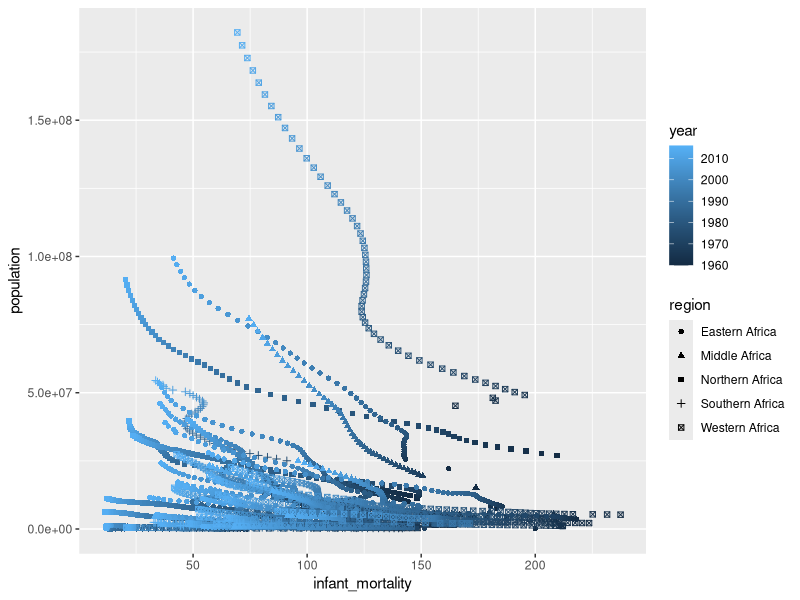
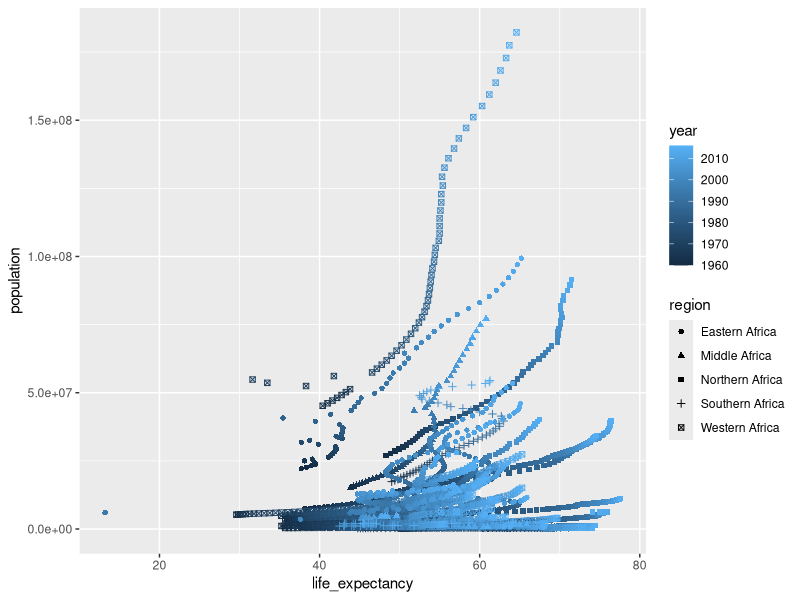
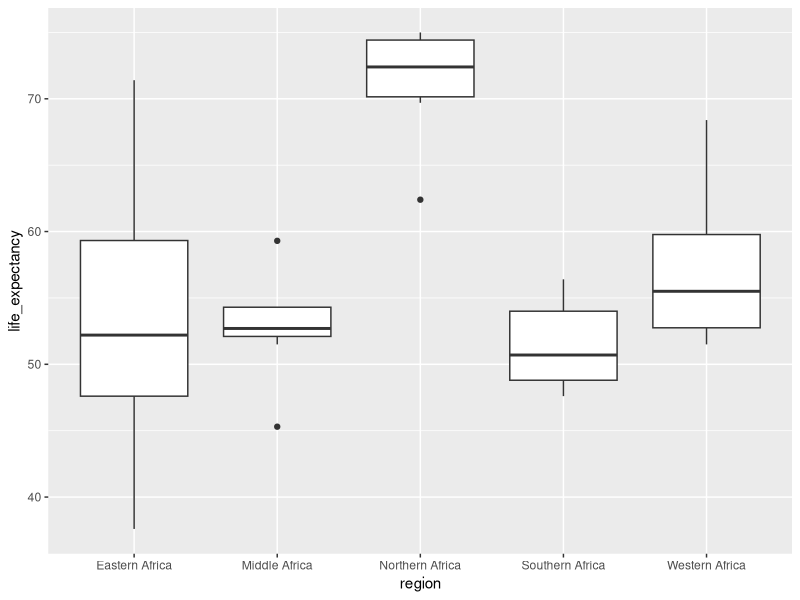

These figures' R source, in order:
## ---- chunk 1
library(dslabs)
#library(gapminder)
library(tidyverse)
#summary(data(gapminder))
### above is what caused my weird data

#look at help files for gapminder
#help(gapminder)
#overview of data structure
str(gapminder)
#summary of data
summary(gapminder)
#determine type of object gapminder is
class(gapminder)

## ---- chunk 2
library(tidyverse)
library(dplyr)
## ---- chunk 3
africadata<-gapminder%>%
  filter(continent=="Africa")
## ---- chunk 4
str(africadata)
summary(africadata)
class(africadata)
## ---- chunk 5
Ainfant_mortality<-africadata%>%
  select(infant_mortality)
str(Ainfant_mortality)
summary(Ainfant_mortality)
Alife_expectancy<-africadata%>%
  select(life_expectancy)
str(Alife_expectancy)
summary(Alife_expectancy)
## ---- chunk 6
africadata%>%
  ggplot(aes(infant_mortality, population))+
  geom_point(aes(color=year, shape=region))
## ---- chunk 7
africadata%>%
  ggplot(aes(life_expectancy, population))+
  geom_point(aes(shape=region, color=year))
## ---- chunk 8
summary(africadata$year)
## ---- chunk 9
africadata%>%
  select(year, infant_mortality)%>%
  filter(is.na(infant_mortality))%>%
  count(year)
## ---- chunk 10
AD2K<-africadata%>%
  filter(year=="2000")

summary(AD2K)
str(AD2K)

## ---- chunk 11
Fit1<- lm(AD2K$life_expectancy~AD2K$infant_mortality)
summary(Fit1)
## ---- chunk 12
Fit2<- lm(AD2K$life_expectancy~AD2K$population)
summary(Fit2)

## ---- chunk 13
 
ggplot(AD2K, aes(x= region, y = life_expectancy)) +
  geom_boxplot() 
## ---- chunk 14
fit3 = lm(life_expectancy ~ gdp, data= AD2K)
summary(fit3)
## ---- chunk 15
fit4 = lm(life_expectancy~ infant_mortality + region , data = AD2K)
summary(fit4)
